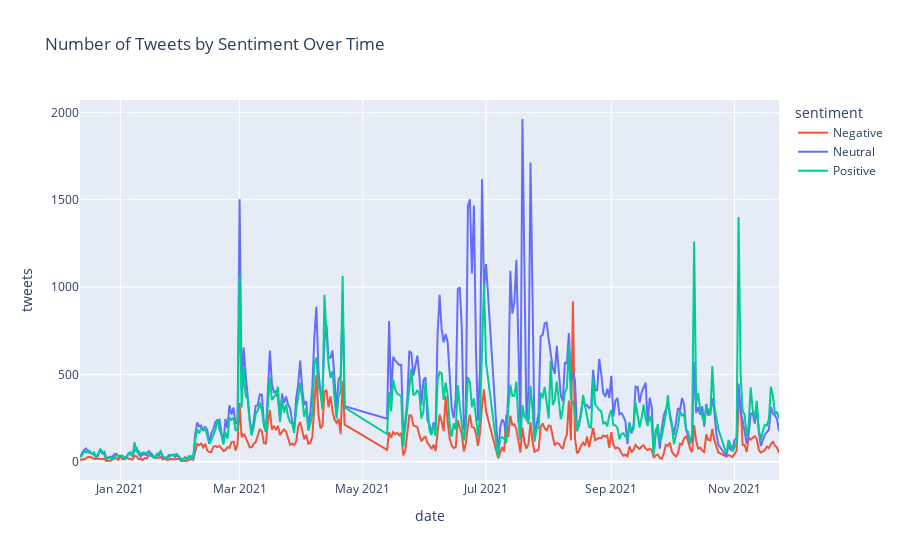

This figure's notebook cell:
### Markdown cell above
### Sentiment Over Time

### Code cell
df_tweets['date'] = pd.to_datetime(df_tweets['date'])
df_tweets['date'] = df_tweets['date'].dt.date

# Get counts of number of tweets by sentiment for each date
timeline = df_tweets.groupby(['date', 'sentiment']).agg(**{'tweets': ('id', 'count')}).reset_index().dropna()

# Plot results

fig = px.line(timeline, x='date', y='tweets', color='sentiment', category_orders={'sentiment': ['neutral', 'negative', 'positive']},color_discrete_sequence=[ '#EF553B','#636EFA', '#00CC96'], title='Number of Tweets by Sentiment Over Time')
fig.show()

### Figure 1 — Plotly figure (JSON) as saved in the notebook; plotly's stock layout.template omitted (floating-point values rounded to 4 significant figures; data arrays with more than 128 entries replaced by an {"elided": "..."} marker saying what was removed)
{"data": [{"hovertemplate": "sentiment=Negative<br>date=%{x}<br>tweets=%{y}<extra></extra>", "legendgroup": "Negative", "line": {"color": "#EF553B", "dash": "solid"}, "marker": {"symbol": "circle"}, "mode": "lines", "name": "Negative", "orientation": "v", "showlegend": true, "type": "scatter", "x": {"elided": "319 str values"}, "xaxis": "x", "y": {"elided": "319 int values"}, "yaxis": "y"}, {"hovertemplate": "sentiment=Neutral<br>date=%{x}<br>tweets=%{y}<extra></extra>", "legendgroup": "Neutral", "line": {"color": "#636EFA", "dash": "solid"}, "marker": {"symbol": "circle"}, "mode": "lines", "name": "Neutral", "orientation": "v", "showlegend": true, "type": "scatter", "x": {"elided": "319 str values"}, "xaxis": "x", "y": {"elided": "319 int values"}, "yaxis": "y"}, {"hovertemplate": "sentiment=Positive<br>date=%{x}<br>tweets=%{y}<extra></extra>", "legendgroup": "Positive", "line": {"color": "#00CC96", "dash": "solid"}, "marker": {"symbol": "circle"}, "mode": "lines", "name": "Positive", "orientation": "v", "showlegend": true, "type": "scatter", "x": {"elided": "319 str values"}, "xaxis": "x", "y": {"elided": "319 int values"}, "yaxis": "y"}], "layout": {"legend": {"title": {"text": "sentiment"}, "tracegroupgap": 0}, "title": {"text": "Number of Tweets by Sentiment Over Time"}, "xaxis": {"anchor": "y", "domain": [0, 1], "title": {"text": "date"}}, "yaxis": {"anchor": "x", "domain": [0, 1], "title": {"text": "tweets"}}}}
